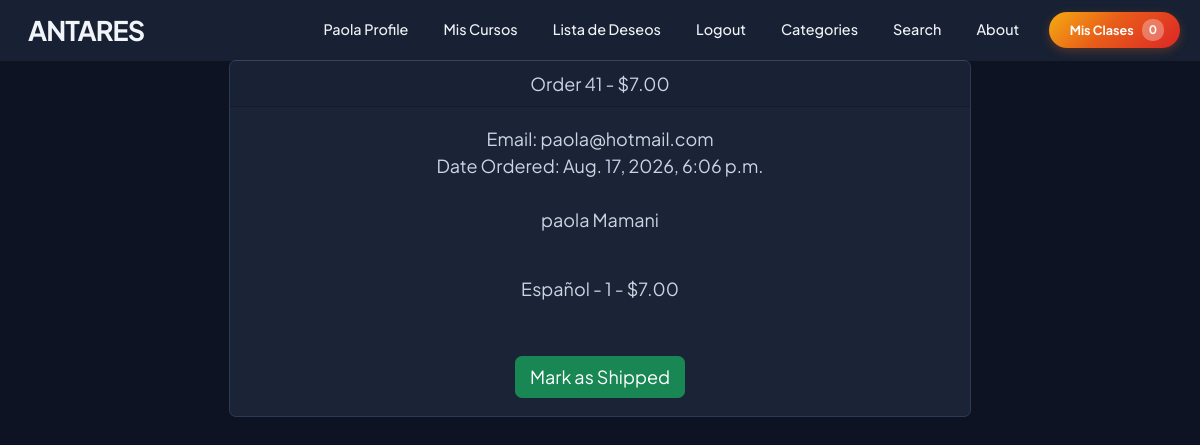
The page /payment/orders/41 (signed in) on the database its author committed.
### payment/models.py (models this page shows, shortened)
class Order(models.Model):
    user = models.ForeignKey(User, on_delete=models.CASCADE, null=True, blank=True)
    full_name = models.CharField(max_length=250)
    email = models.EmailField(max_length=250)
    shipping_address = models.TextField(max_length=15000)
    amount_paid = models.DecimalField(max_digits=7, decimal_places=2)
    date_ordered = models.DateTimeField(auto_now_add=True)
    shipped = models.BooleanField(default=False)
    date_shipped = models.DateTimeField(blank=True, null=True)
    invoice = models.CharField(max_length=250, null=True, blank=True)
    paid = models.BooleanField(default=False)
    tiempo_inicio = models.DateTimeField(null=True, blank=True)
    tiempo_fin = models.DateTimeField(null=True, blank=True)
    tema_estudio = models.CharField(max_length=255, null=True, blank=True)

class OrderItem(models.Model):
    order = models.ForeignKey(Order, on_delete=models.CASCADE, null=True)
    product = models.ForeignKey(Product, on_delete=models.CASCADE, null=True)
    user = models.ForeignKey(User, on_delete=models.CASCADE, null=True, blank=True)
    quantity = models.PositiveBigIntegerField(default=1)
    price = models.DecimalField(max_digits=7, decimal_places=2)
    platform_commission = models.DecimalField(max_digits=7, decimal_places=2, default=0, editable=False)
    instructor_earning = models.DecimalField(max_digits=7, decimal_places=2, default=0, editable=False)
    paid_out = models.BooleanField(default=False, verbose_name="Ya liquidado al profesor")
    paid_out_date = models.DateTimeField(null=True, blank=True)

### store/models.py (models this page shows, shortened)
class Product(models.Model):
    name = models.CharField(max_length=100)
    user = models.ForeignKey(User, on_delete=models.CASCADE)
    price = models.DecimalField(default=0, decimal_places=2, max_digits=6)
    category = models.ForeignKey(Category, on_delete=models.CASCADE, default=1)
    description = models.CharField(max_length=250, default='', blank=True, null=True)
    image = models.ImageField(upload_to='uploads/product')
    is_sale = models.BooleanField(default=False)
    sale_price = models.DecimalField(default=0, decimal_places=2, max_digits=6, null=True, blank=True)
    full_access_price = models.DecimalField(
        default=0, decimal_places=2, max_digits=6, null=True, blank=True,
        verbose_name="Precio de acceso a todas las clases de pago",
        help_text="Si lo dejas vacío, se usará el precio normal del curso"
    )
    pay_method = models.CharField(max_length=250, null=True)
    video = models.FileField(upload_to="video", null=True)
    created_day = models.DateTimeField(default=timezone.now)
    learning_points = models.TextField(
        blank=True, default='',
        verbose_name="Lo que aprenderás",
        help_text="Un punto por línea"
    )
    requirements = models.TextField(
        blank=True, default='',
        verbose_name="Requisitos previos",
        help_text="Un requisito por línea"
    )
    target_audience = models.TextField(
        blank=True, default='',
        verbose_name="Dirigido a",
        help_text="Un público por línea"
    )
    language = models.CharField(
        max_length=50, blank=True, default='Español',
        verbose_name="Idioma"
    )
    duration_minutes = models.PositiveIntegerField(
        default=0,
        verbose_name="Duración total (minutos)"
    )
    def __str__(self):
        return self.name

### payment/views.py (the view, shortened to what this page needs)
# urls.py: path('orders/<int:pk>', views.orders, name='orders'),
def orders(request, pk):
    if request.user.is_authenticated and request.user.is_authenticated:
        order = Order.objects.get(id=pk)
        items = OrderItem.objects.filter(order=pk)
        return render(request, 'payment/orders.html',{"order":order, "items":items})
    else:
        messages.success(request, "Order Placed")
        return redirect('index')

### cart/cart.py (called while the page is built)
    def __len__(self):
        return len(self.cart)

### cart/context_processors.py (called while the page is built)
def cart(request):
    return {'cart': Cart(request)}

### payment/templates/payment/orders.html (shortened to what this page needs)
{% extends 'base.html' %}
{% block content %}
<div class="container">
    <div class="row">
        <center>
            <div class="col-8">
                <div class="card">
                    <div class="card-header">
                      Order {{ order.id }} - ${{order.amount_paid }}
                    </div>
                    <div class="card-body">
                      Email: {{ order.email }}<br/>
                      {% if order.date_shipped %}
                        Date Shipped: {{ order.date_shipped }}
                        {% else %}
                            Date Ordered: {{ order.date_ordered }}
                       {% endif %}
                      <br/><br/>
                      {{ order.full_name }}<br/>
                      <pre>{{ order.shipping_address }}
                      </pre>
                      {% for item in items %}
                        {{ item.product }} - {{ item.quantity }} - ${{ item.price }}<br/>
                      {% endfor %}
                      <br/><br/>
                      {% if not order.shipped %}
                      <form method="POST">
                        <button type="submit" class="btn btn-success">Mark as Shipped</button>
                      </form>
                        {% else %}
                      <form method="POST">
                        {% csrf_token %}
                        <input type="hidden" name="shipping_status" value="false">
                        <button type="submit" class="btn btn-danger">Mark as not Shipped</button>
                      </form>
                      {% endif %}
                    </div>
                  </div>
                  <br/><br/>
            </div>
        </center>
    </div>
</div>
{% endblock %}

### store/templates/navbar.html (shortened to what this page needs)
<nav class="nav-principal" id="navbarPrincipal">
    <div  class="contenedor-nav">
        <a class="nav-logo" href="{% url 'index' %}"> ANTARES</a>
        <div class="nav-colapso" id="navbarSupportedContent">
            <ul class="lista-nav">
                {% if user.is_authenticated %}
                <li class="item-desplegable">
                    <a class="nav-link-custom perfil-usuario" tabindex="0">{{request.user.username}} profile</a>
                </li>
                <li><a class="nav-link-custom {% if request.resolver_match.url_name == 'my_courses' %}activo{% endif %}" href="{% url 'my_courses' %}">Mis Cursos</a></li>
                <li><a class="nav-link-custom {% if request.resolver_match.url_name == 'wishlist' %}activo{% endif %}" href="{% url 'wishlist' %}">Lista de Deseos</a></li>
                <li><a class="nav-link-custom" href="{% url 'logout' %}">Logout</a></li>
                {% else %}
                <li><a class="nav-link-custom {% if request.resolver_match.url_name == 'login' %}activo{% endif %}" href="{% url 'login' %}">Login</a></li>
                <li><a class="nav-link-custom {% if request.resolver_match.url_name == 'register' %}activo{% endif %}" href="{% url 'register' %}">Register</a></li>
                {% endif %}
                <li class="item-desplegable">
                    <a class="nav-link-custom {% if request.resolver_match.url_name == 'category' or request.resolver_match.url_name == 'category_summary' %}activo{% endif %}" tabindex="0">Categories</a>
                </li>
                <li><a class="nav-link-custom {% if request.resolver_match.url_name == 'search' %}activo{% endif %}" href="{% url 'search' %}">Search</a></li>
                <li><a class="nav-link-custom {% if request.resolver_match.url_name == 'about' %}activo{% endif %}" href="{% url 'about' %}">About</a></li>
            </ul>
            <form class="form-carrito">
                <a href="{% url 'cart_summary' %}" class="boton-carrito">
                    <i class="icono-carrito">&nbsp;&nbsp;Mis Clases</i>
                    <span class="contador-badge" id="cart_quantity">{{ cart|length }}</span>
                </a>
            </form>
        </div>
    </div>
</nav>

### static/css/variables.css (style rules this page uses)
:root { --rojo: #dc2626; --rojo-hover: #b91c1c; --azul: #1e40af; --azul-claro: #3b82f6; --azul-dark: #1d3557; --amarillo: #f4ac12; --naranja: #e85d19; --gris-oscuro: #1e293b; --gris: #64748b; --gris-claro: #f1f5f9; --blanco: #ffffff; --bg-dark-hero: #0d1322; --gradient-brand: linear-gradient(135deg, var(--amarillo) 0%, var(--naranja) 45%, var(--rojo) 100%); --radius: 12px; --shadow-sm: 0 2px 4px rgba(0,0,0,0.04); --shadow-md: 0 10px 25px -5px rgba(15,23,42,0.12); --shadow-lg: 0 15px 50px rgba(0,0,0,0.12); --page-bg: #0d1322; --surface-bg: #1a2436; --surface-bg-alt: #232f47; --border-soft: #2c3a56; --text-strong: #f1f5f9; --text-body: #cbd5e1; --text-muted-soft: #94a3b8; }
html { font-size: 18px; }
body { font-family: 'Plus Jakarta Sans', sans-serif; background-color: var(--page-bg); color: var(--text-body); }
.card, .bg-white { background-color: var(--surface-bg) !important; color: var(--text-body); border-color: var(--border-soft) !important; }

### static/css/navbar.css (style rules this page uses)
.nav-principal { background-color: rgba(26, 36, 54, 0.88); backdrop-filter: blur(10px); -webkit-backdrop-filter: blur(10px); position: fixed; top: 0; left: 0; width: 100%; z-index: 1000; padding: 0; font-family: 'Plus Jakarta Sans', sans-serif; box-shadow: 0 1px 0 rgba(255,255,255,0.06); height: 60px; transition: box-shadow 0.3s ease, background-color 0.3s ease; }
.contenedor-nav { max-width: 1200px; margin: 0 auto; display: flex; justify-content: space-between; align-items: center; padding: 0 20px; height: 60px; }
.nav-logo { display: flex; align-items: center; gap: 8px; color: var(--text-strong); font-size: 1.5rem; font-weight: bold; text-decoration: none; letter-spacing: -1px; }
.nav-colapso { display: flex; align-items: center; gap: 15px; }
.lista-nav { display: flex; list-style: none; margin: 0; padding: 0; gap: 5px; }
.nav-link-custom { position: relative; color: var(--text-strong); text-decoration: none; padding: 10px 15px; display: block; font-weight: 500; transition: color 0.3s, background-color 0.3s; cursor: pointer; border-radius: 4px; font-size: 0.8rem; }
.nav-link-custom::after { content: ""; position: absolute; left: 15px; right: 15px; bottom: 4px; height: 2px; border-radius: 2px; background: var(--gradient-brand); transform: scaleX(0); transform-origin: left; transition: transform 0.25s ease; }
.perfil-usuario { text-transform: capitalize; }
.item-desplegable { position: relative; }
.boton-carrito { background: var(--gradient-brand); border: none; color: #ffffff; padding: 7px 16px; border-radius: 50px; text-decoration: none; font-weight: bold; font-size: 0.7rem; display: flex; align-items: center; box-shadow: 0 3px 10px rgba(232, 93, 25, 0.3); transition: all 0.3s ease; }
.icono-carrito { font-style: normal; }
.contador-badge { background: rgba(255, 255, 255, 0.3); color: white; padding: 2px 7px; border-radius: 10px; margin-left: 8px; font-size: 0.65rem; }

### rows shown on the page
Order: id "41", amount_paid "7.00", email "paola@hotmail.com", date_ordered "Aug. 17, 2026, 6:06 p.m.", full_name "paola Mamani"
OrderItem: product "Español", quantity "1", price "7.00"

### other values the page prints
{{ request.user.username }} "Paola"
{{ cart|length }} "0"
